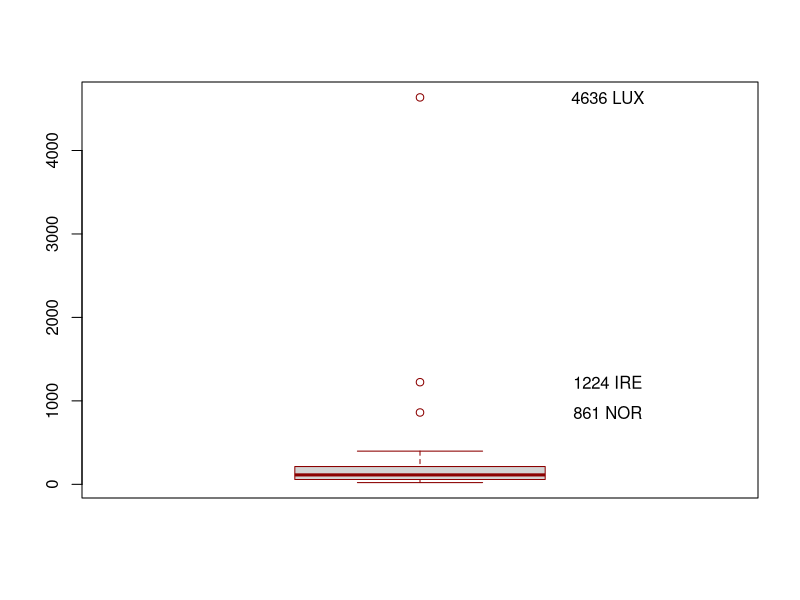

The R source for this figure:
# R boxplot examples

A <- read.table("externaldebt.txt", sep = "\t", header=TRUE, fill=TRUE)

# boxplot(A$PercapitaUSD)

newdata <- subset(A, Continent == "E")
# str(newdata)
# boxplot(newdata$PctGDP)

png(filename="boxplotoutliers.png", width=2.5, height=6, units="in", pointsize=10, bg="white", res=300, type="quartz")

out <- boxplot(newdata$PctGDP, border="dark red")$out
outliers <- subset(A, PctGDP>800)

outliers$abbr <- ""
outliers$abbr[outliers$Country == "Norway"] <- "NOR"
outliers$abbr[outliers$Country == "Ireland"] <- "IRE"
outliers$abbr[outliers$Country == "Luxembourg"] <- "LUX"

# names(out) <- paste(out,1:length(out))
names(out) <- paste(out,outliers$abbr)
text(rep(1.3,length(out)), out, names(out))

dev.off()
